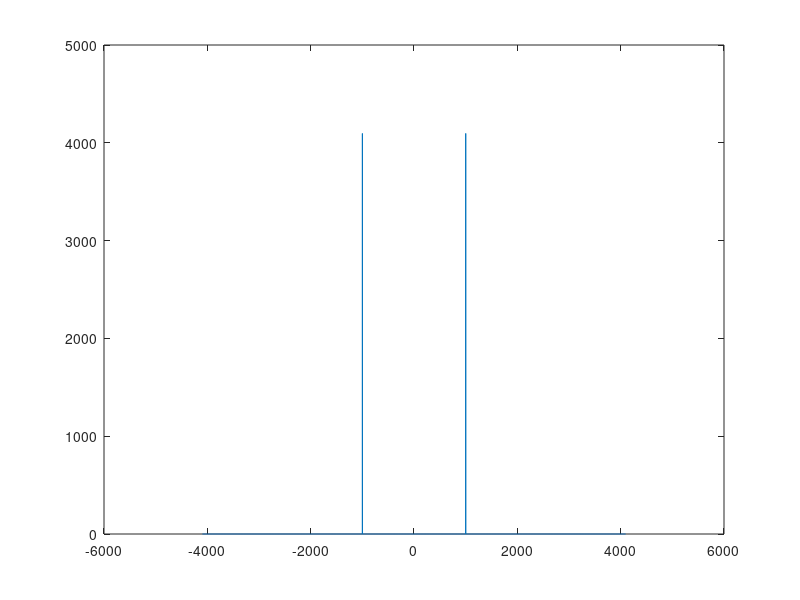

This figure's MATLAB source:
f=1000;
Fs=8192;
n=1:8192;
S=sin((2*pi*n*f)/Fs);
Y=fft(S);
P2=abs(fftshift(Y));
a_x=((-0.5+1/length(S)):1/length(S):0.5)*Fs;
plot(a_x,P2);